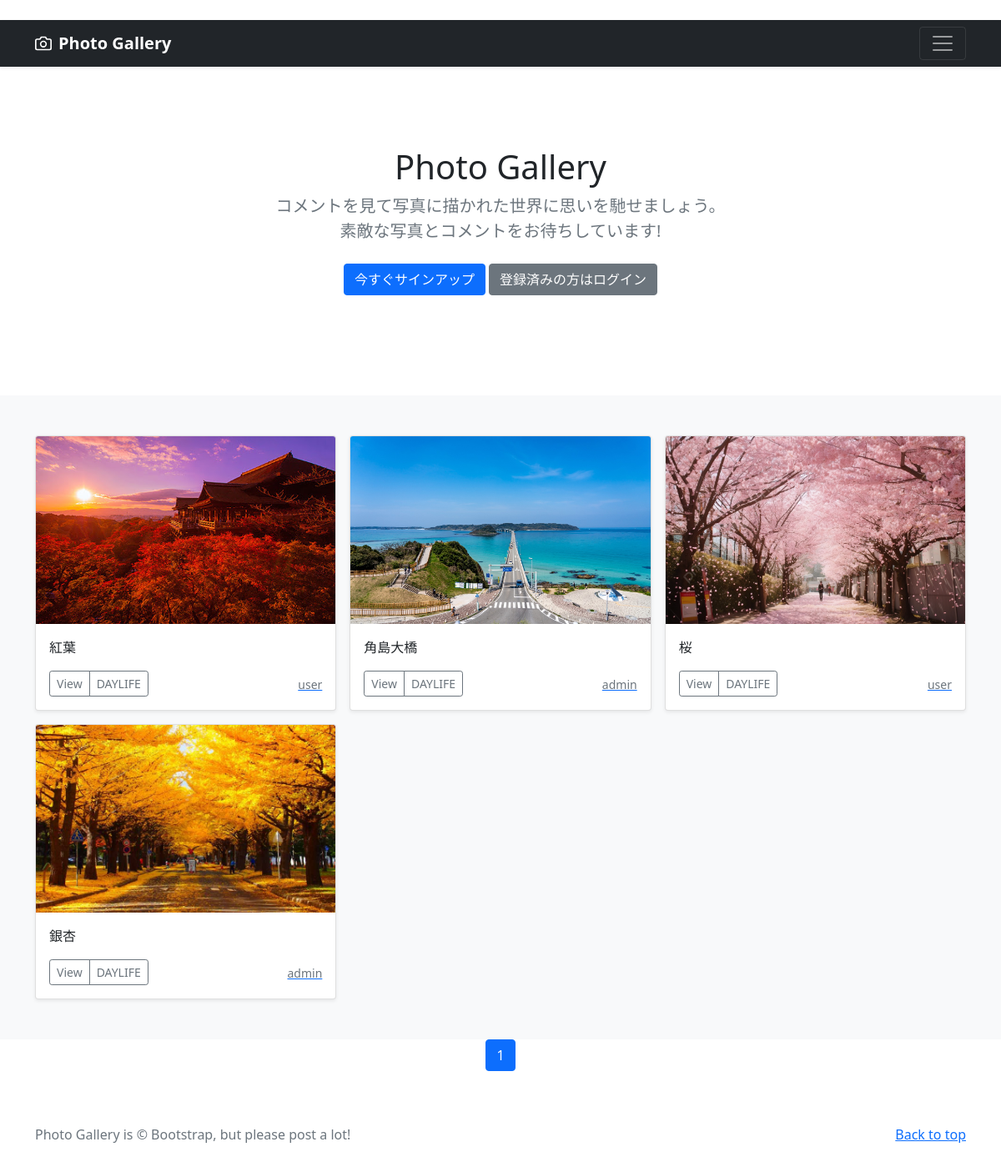
The page / on the database its author committed.
### photo/models.py (models this page shows, shortened)
class PhotoPost(models.Model):
    user = models.ForeignKey(
        CustomUser,
        verbose_name='ユーザー',
        on_delete=models.CASCADE
        )
    category = models.ForeignKey(
        Category,
        verbose_name='カテゴリ',
        on_delete=models.PROTECT
        )
    title = models.CharField(
        verbose_name='タイトル', # フィールドのタイトル
        max_length=200        # 最大文字数は200
        )
    comment = models.TextField(
        verbose_name='コメント',  # フィールドのタイトル
        )
    image1 = models.ImageField(
        verbose_name='イメージ1',# フィールドのタイトル
        upload_to = 'photos'   # MEDIA_ROOT以下のphotosにファイルを保存
        )
    image2 = models.ImageField(
        verbose_name='イメージ2',# フィールドのタイトル
        upload_to = 'photos',  # MEDIA_ROOT以下のphotosにファイルを保存
        blank=True,            # フィールド値の設定は必須でない
        null=True              # データベースにnullが保存されることを許容
        )
    posted_at = models.DateTimeField(
        verbose_name='投稿日時', # フィールドのタイトル
        auto_now_add=True       # 日時を自動追加
        )

class Category(models.Model):
    title = models.CharField(
        verbose_name='カテゴリ', # フィールドのタイトル
        max_length=20)

### accounts/models.py (models this page shows)
class CustomUser(AbstractUser):
    pass

### photo/views.py (the view)
# urls.py: path('', views.IndexView.as_view(), name='index'),
class IndexView(ListView):
    template_name ='index.html'
    queryset = PhotoPost.objects.order_by('-posted_at')
    paginate_by = 9

### photo/templates/index.html (shortened to what this page needs)
{% extends 'base.html' %}
      {% block contents %}
      {% include "photos_title.html" %}
      {% include "photos_list.html" %}
      {% include "pagination.html" %}
      {% endblock %}

### photo/templates/photos_list.html (shortened to what this page needs)
  <div class="album py-5 bg-light">
    <div class="container">
      <div class="row row-cols-1 row-cols-sm-2 row-cols-md-3 g-3">
        {% for record in object_list %}
        <div class="col">
          <div class="card shadow-sm">
            <img src="{{ record.image1.url }}"
                 class="bd-placeholder-img card-img-top"
                 width="100%" height="225"
                 xmlns="http://www.w3.org/2000/svg"
                 role="img" aria-label="Placeholder: Thumbnail"
                 preserveAspectRatio="xMidYMid slice"
                 focusable="false">
                 <rect width="100%" height="100%" fill="#55595c"/>
            <div class="card-body">
              <p class="card-text">
                {{record.title}}
              </p>
              <div class="d-flex justify-content-between align-items-center">
                <div class="btn-group">
                  <button type="button"
                          class="btn btn-sm btn-outline-secondary"
onclick="location.href='{% url 'photo:photo_detail' record.pk %}'">
                          View</button>
                  <button type="button"
                          class="btn btn-sm btn-outline-secondary"
onclick="location.href='{% url 'photo:photos_cat' category=record.category.id %}'">
                          {{record.category.title}}</button>
                </div>
                <a href="{% url 'photo:user_list' user=record.user.id %}">
                  <small class="text-muted">
                    {{record.user.username}}</small>
                </a>
              </div>
            </div>
          </div>
        </div>
        {% endfor %}
      </div>
    </div>
  </div>

### photo/templates/base.html (style rules this page uses)
.bd-placeholder-img { font-size: 1.125rem; text-anchor: middle; -webkit-user-select: none; -moz-user-select: none; user-select: none; }

### rows shown on the page
PhotoPost: image1 (picture), title "紅葉", category "DAYLIFE", user.username "user"
PhotoPost: image1 (picture), title "角島大橋", category "DAYLIFE", user.username "admin"
PhotoPost: image1 (picture), title "桜", category "DAYLIFE", user.username "user"
PhotoPost: image1 (picture), title "銀杏", category "DAYLIFE", user.username "admin"

### other values the page prints
{{ num }} "1"
